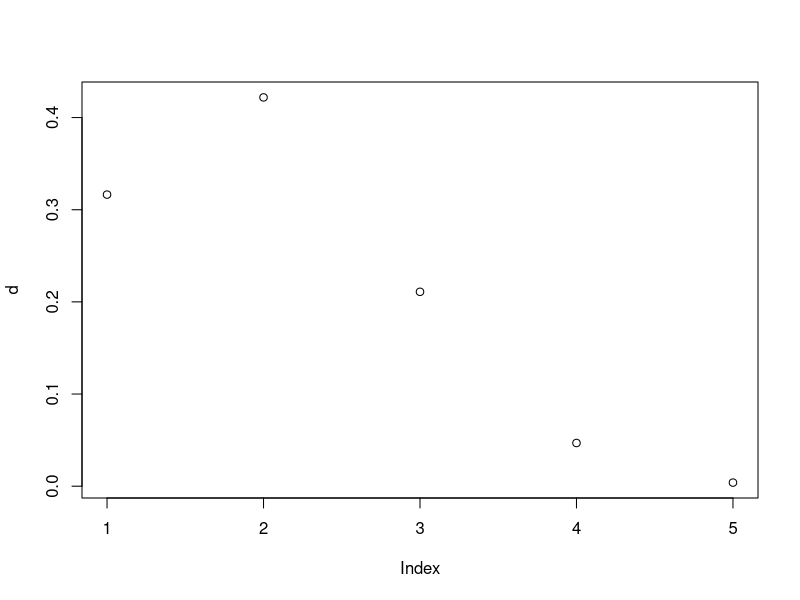
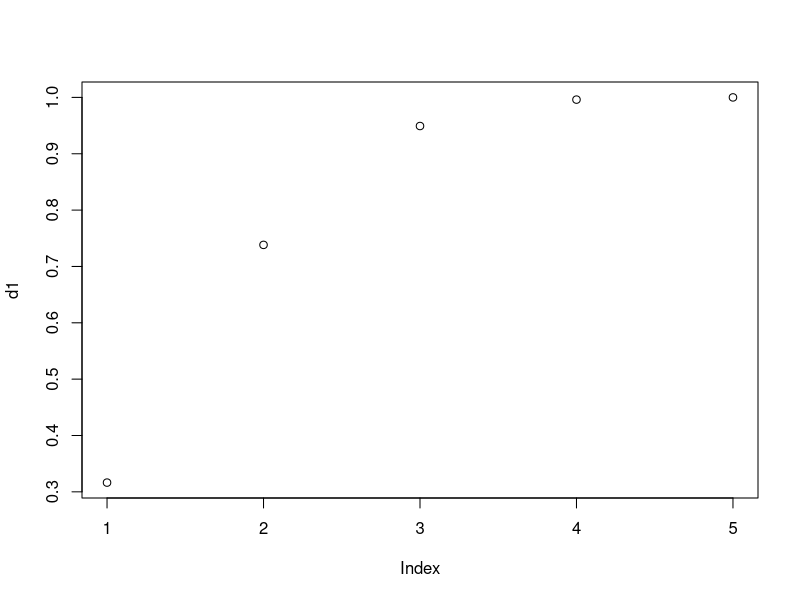
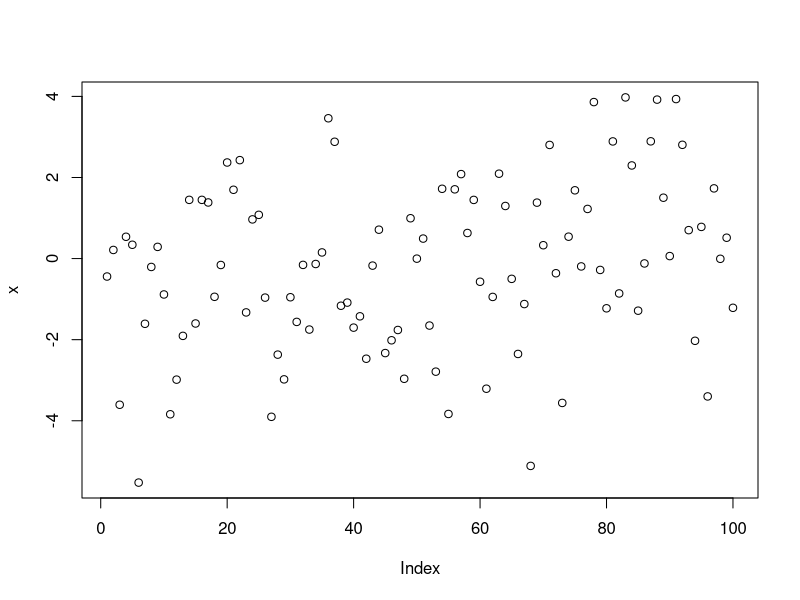
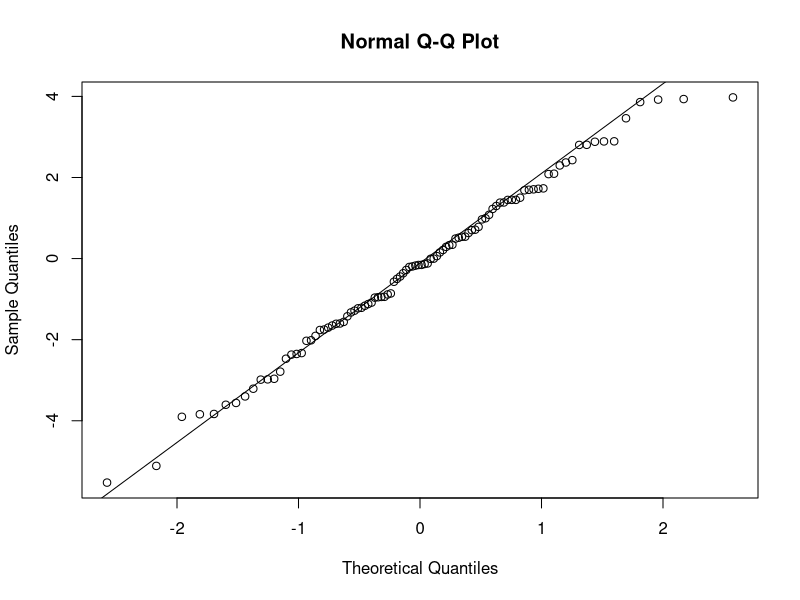
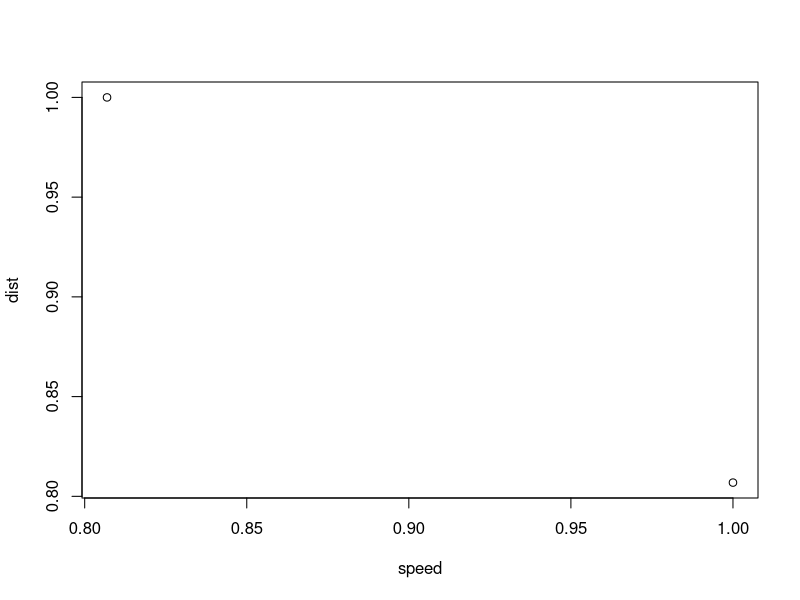
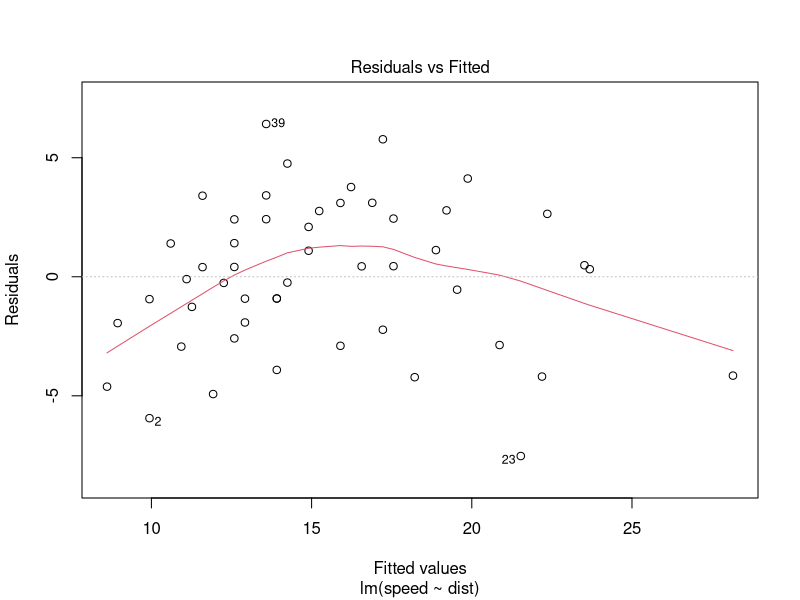
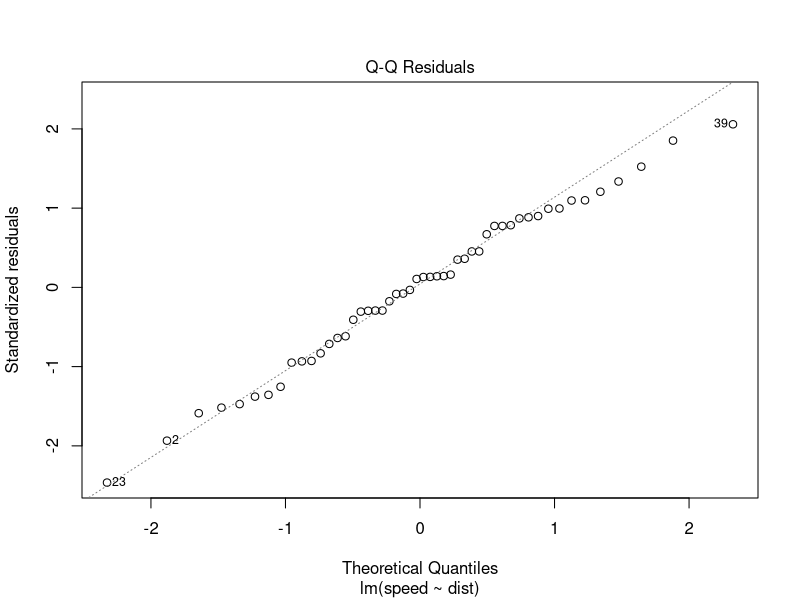
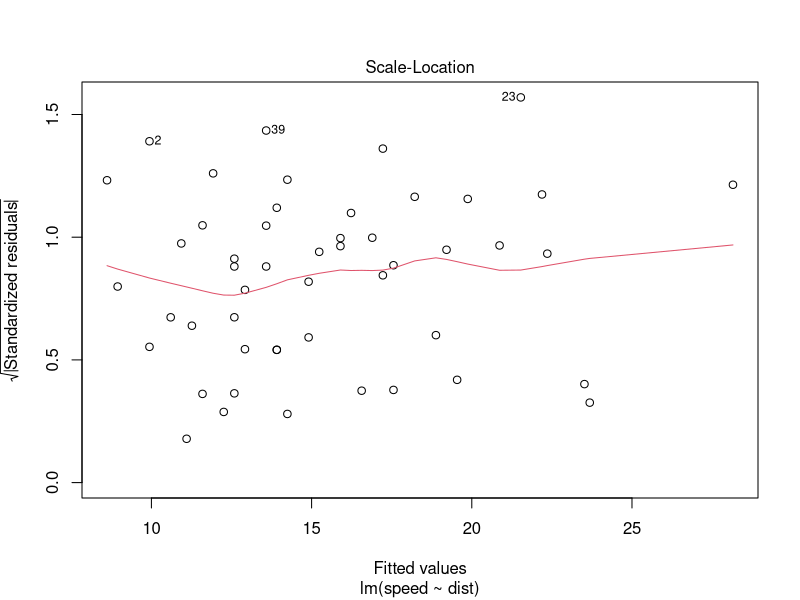

These charts were generated, in order, by the following R code:
## ---- chunk 1
dbinom(3, 5, 0.5)
## ---- chunk 2
dbinom(0, 4, 0.25)
## ---- chunk 3
dbinom(1, 4, 0.25)
## ---- chunk 4
dbinom(2, 4, 0.25)
## ---- chunk 5
dbinom(3, 4, 0.25)
## ---- chunk 6
dbinom(4, 4, 0.25)
## ---- chunk 7
d <- c(dbinom(0, 4, 0.25),dbinom(1, 4, 0.25),dbinom(2, 4, 0.25),dbinom(3, 4, 0.25),dbinom(4, 4, 0.25))

plot(d)
## ---- chunk 8
pbinom(0, 4, 0.25)
## ---- chunk 9
pbinom(3, 4, 0.25)
## ---- chunk 10
d1 <- c(pbinom(0, 4, 0.25),pbinom(1, 4, 0.25),pbinom(2, 4, 0.25),pbinom(3, 4, 0.25),pbinom(4, 4, 0.25))

plot(d1)
## ---- chunk 11
dbinom(7, 12, 0.25)
## ---- chunk 12
dbinom(12, 12, 0.25)
## ---- chunk 13
pnorm(6, 8, 2)
## ---- chunk 14
pnorm(8, 8, 2)
## ---- chunk 15
pnorm(6, 8, 2, lower.tail = F)
## ---- chunk 16
pnorm(10, 8, 2, lower.tail = F)
## ---- chunk 17
pnorm(6, 8, 2) + pnorm(10, 8, 2, lower.tail = F)
## ---- chunk 18
pnorm(10, 8, 2) - pnorm(8, 8, 2)
## ---- chunk 19
x <- rnorm(100, sd = 2)
x
## ---- chunk 20
plot(x)
## ---- chunk 21
qqnorm(x)
qqline(x)
## ---- chunk 22
shapiro.test(x)
## ---- chunk 23
data("cars")

cars
## ---- chunk 24
dim(cars)
## ---- chunk 25
summary(cars)
## ---- chunk 26
cor(cars)
## ---- chunk 27
plot(cor(cars))
## ---- chunk 28
modelo <- lm(speed ~ dist, cars)
modelo
## ---- chunk 29
plot(modelo)
## ---- chunk 30
plot(speed ~ dist, data = cars)
abline(modelo) #linha de melhor ajuste
## ---- chunk 31
funcao <- function(interseccao, inclinacao, valor){
  return(interseccao + (inclinacao * valor))
}

funcao(modelo$coefficients[1], modelo$coefficients[2], 22 )
## ---- chunk 32
predict(modelo, data.frame(dist = 22))
## ---- chunk 33
summary(modelo)
## ---- chunk 34
modelo$coefficients
## ---- chunk 35
modelo$residuals
## ---- chunk 36
plot(modelo$fitted.values, cars$dist)
## ---- chunk 37
data("mtcars")
mtcars
## ---- chunk 38
#fix(mtcars)
head(mtcars)
## ---- chunk 39
dim(mtcars)
## ---- chunk 40
cor(mtcars[1:4])
## ---- chunk 41
modelo <- lm(mpg ~ disp, data = mtcars)
modelo
## ---- chunk 42
summary(modelo)$r.squared
## ---- chunk 43
plot(mpg ~disp, data = mtcars)
abline(modelo)
## ---- chunk 44
predict(modelo, data.frame(disp = 200))
## ---- chunk 45
head(mtcars[1:4])
## ---- chunk 46
modelo <- lm(mpg ~ disp + cyl + hp, data = mtcars)
modelo
## ---- chunk 47
summary(modelo)$r.squared
## ---- chunk 48
summary(modelo)$adj.r.squared
